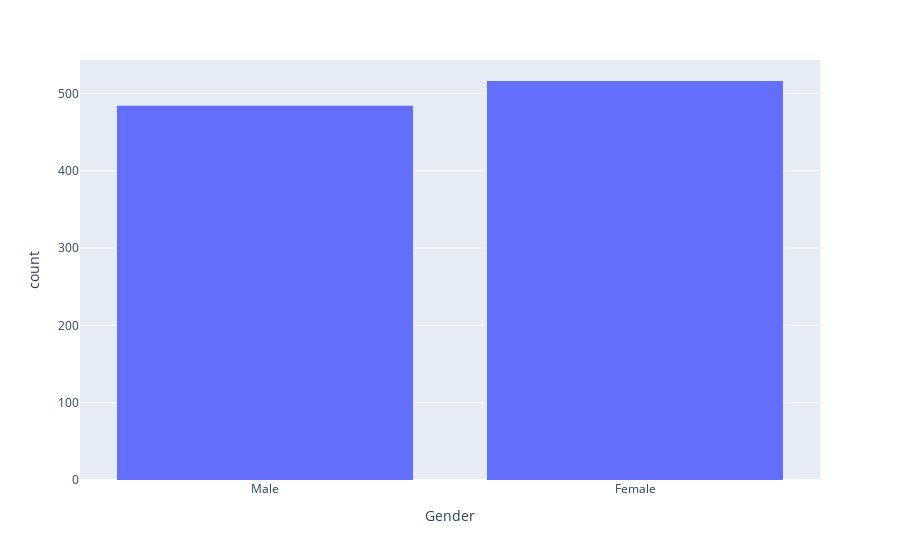
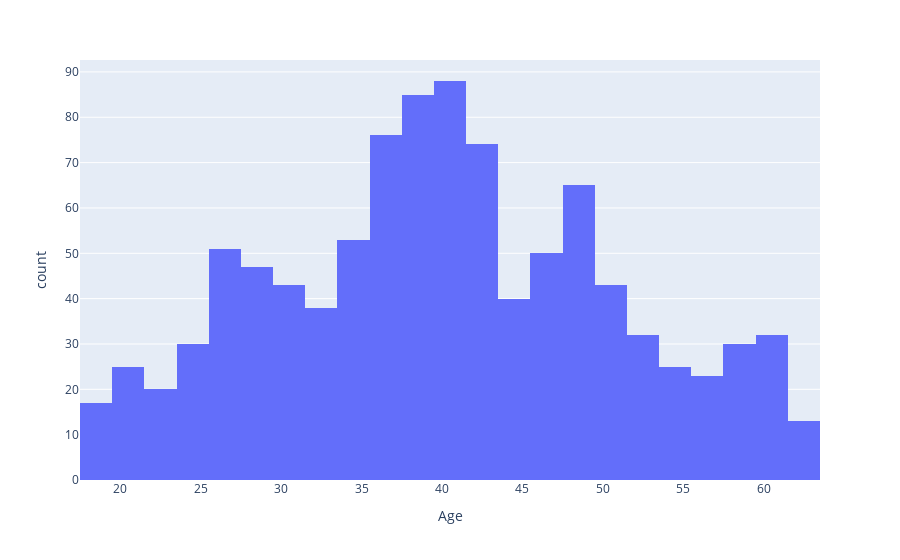
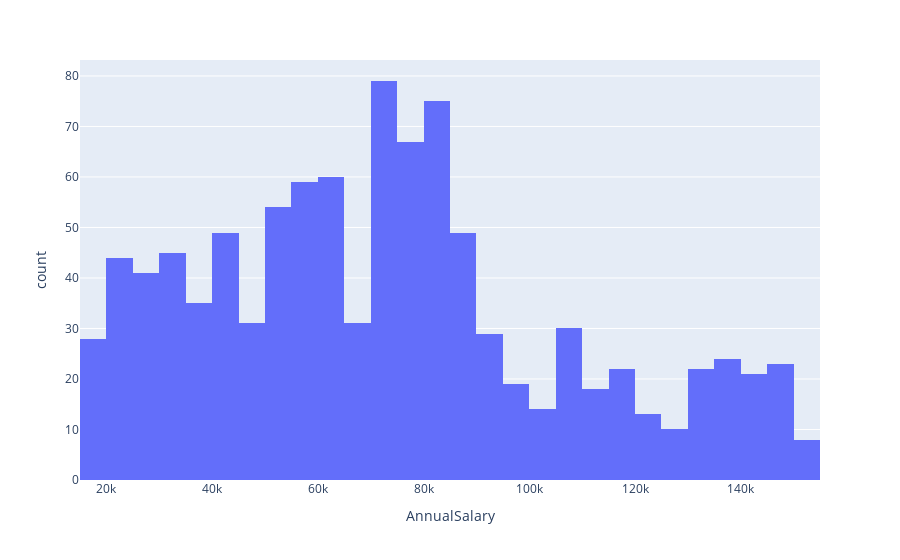

The cell these charts' notebook holds for them, in order:
### Markdown cell above
## data distribution

### Code cell
fig = px.histogram(dataset, x='Gender')
fig.show()
fig = px.histogram(dataset, x='Age')
fig.show()
fig = px.histogram(dataset, x='AnnualSalary')
fig.show()

### Figure 1 — Plotly figure (JSON) as saved in the notebook; plotly's stock layout.template omitted (floating-point values rounded to 4 significant figures; data arrays with more than 128 entries replaced by an {"elided": "..."} marker saying what was removed)
{"data": [{"alignmentgroup": "True", "bingroup": "x", "hovertemplate": "Gender=%{x}<br>count=%{y}<extra></extra>", "legendgroup": "", "marker": {"color": "#636efa", "pattern": {"shape": ""}}, "name": "", "offsetgroup": "", "orientation": "v", "showlegend": false, "type": "histogram", "x": {"elided": "1000 str values"}, "xaxis": "x", "yaxis": "y"}], "layout": {"barmode": "relative", "legend": {"tracegroupgap": 0}, "margin": {"t": 60}, "xaxis": {"anchor": "y", "domain": [0, 1], "title": {"text": "Gender"}}, "yaxis": {"anchor": "x", "domain": [0, 1], "title": {"text": "count"}}}}

### Figure 2 — Plotly figure (JSON) as saved in the notebook; plotly's stock layout.template omitted (floating-point values rounded to 4 significant figures; data arrays with more than 128 entries replaced by an {"elided": "..."} marker saying what was removed)
{"data": [{"alignmentgroup": "True", "bingroup": "x", "hovertemplate": "Age=%{x}<br>count=%{y}<extra></extra>", "legendgroup": "", "marker": {"color": "#636efa", "pattern": {"shape": ""}}, "name": "", "offsetgroup": "", "orientation": "v", "showlegend": false, "type": "histogram", "x": {"elided": "1000 int values"}, "xaxis": "x", "yaxis": "y"}], "layout": {"barmode": "relative", "legend": {"tracegroupgap": 0}, "margin": {"t": 60}, "xaxis": {"anchor": "y", "domain": [0, 1], "title": {"text": "Age"}}, "yaxis": {"anchor": "x", "domain": [0, 1], "title": {"text": "count"}}}}

### Figure 3 — Plotly figure (JSON) as saved in the notebook; plotly's stock layout.template omitted (floating-point values rounded to 4 significant figures; data arrays with more than 128 entries replaced by an {"elided": "..."} marker saying what was removed)
{"data": [{"alignmentgroup": "True", "bingroup": "x", "hovertemplate": "AnnualSalary=%{x}<br>count=%{y}<extra></extra>", "legendgroup": "", "marker": {"color": "#636efa", "pattern": {"shape": ""}}, "name": "", "offsetgroup": "", "orientation": "v", "showlegend": false, "type": "histogram", "x": {"elided": "1000 int values"}, "xaxis": "x", "yaxis": "y"}], "layout": {"barmode": "relative", "legend": {"tracegroupgap": 0}, "margin": {"t": 60}, "xaxis": {"anchor": "y", "domain": [0, 1], "title": {"text": "AnnualSalary"}}, "yaxis": {"anchor": "x", "domain": [0, 1], "title": {"text": "count"}}}}
